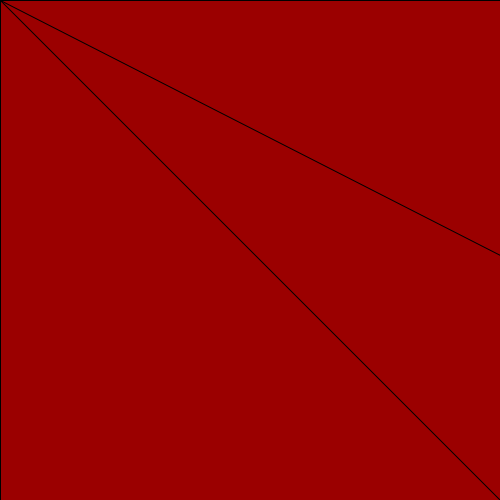
Frame 1 (no input)
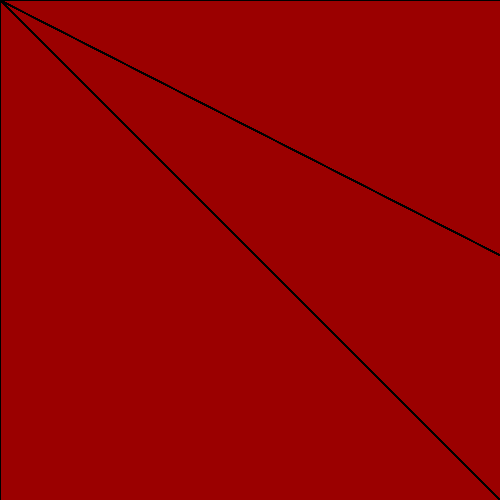
Frame 60 (the mouse pressed at the canvas centre just before this capture)
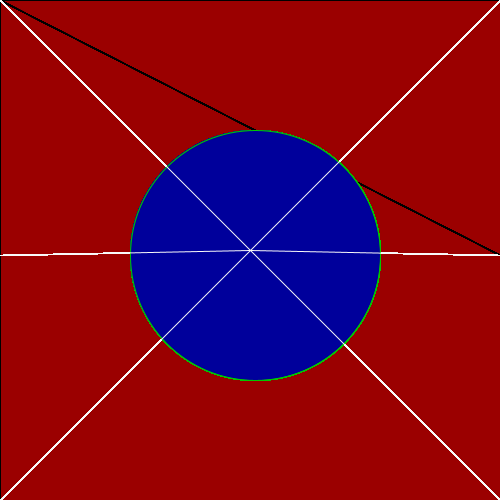
Frame 120 (the mouse held since frame 60 and released just before this capture)

The Processing sketch that drew these frames (run headless with seeded random() and noise(); from frame 60 on, the mouse is pressed at the canvas centre):

// Processing sketch: processing_183991
// ── processing_183991.pde



void setup() {
size(500,500);
background(155,0,0);
}
 

void draw() 
{
  stroke(0,200,0);
  fill(0,0,155);
  ellipse(255, 255, mouseX, mouseY);
stroke(mouseX,mouseY,mouseX);
line(500, 0, mouseX, mouseY);
stroke(mouseX,mouseY,mouseX);
line(0, 0, mouseX, mouseY);
stroke(mouseX,mouseY,mouseX);
line(0, 500, mouseX, mouseY);
stroke(mouseX,mouseY,mouseX);
line(500, 500, mouseX, mouseY);
stroke(mouseX,mouseY,mouseX);
line(500,255, mouseX, mouseY);
stroke(mouseX,mouseY,mouseX);
line(0, 255, mouseX, mouseY);
 
}
